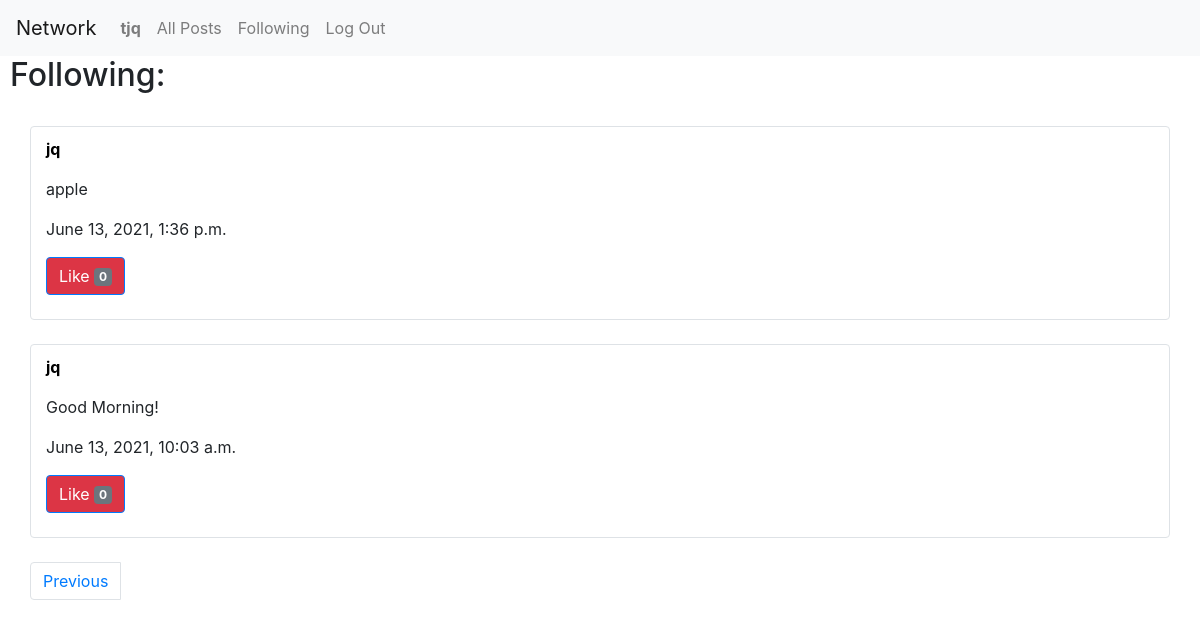
/following/2 (signed in), run on the app's committed database.
### network/models.py (models this page shows, shortened)
class User(AbstractUser):
    def __str__(self):
        return f"{self.username}"

class Posts(models.Model):
    user = models.ForeignKey(User, on_delete=models.CASCADE)
    content = models.TextField(blank= False)
    time = models.DateTimeField(auto_now_add=True)
    likes = models.IntegerField(blank= False, default= 0)

### network/views.py (the view)
# urls.py: path("following/<int:page_num>", views.fpage, name="fpage"),
def fpage(request, page_num):
    idols = []
    user = User.objects.get(username=request.user)
    temp = Following.objects.filter(user=user, following=True)
    for idol in temp:
        idols.append(idol.idol)
    posts = Posts.objects.filter(user__in=idols).all()
    posts = posts.order_by('time').reverse()
    page_len = 1
    count = 0
    for i in posts:
        if count != 0:
            if count % 10 == 0:
                page_len += 1
        count += 1
    p = Paginator(posts, 10)
    temp_list = []
    for i in range(page_len):
        temp_page = p.get_page(i + 1)
        temp_list.append(temp_page.object_list)
    posts = temp_list[page_num - 1]
    return render(request, "network/following.html", {
        "posts": posts,
        "page_num": page_num,
        "page_len": page_len
    })

### network/templates/network/following.html (shortened to what this page needs)
{% extends "network/layout.html" %}
{% block body %}
    <h2>Following:</h2>
    {% for post in posts %}
        <br>
        <div class= "container border rounded padding-top">
            <p><strong><a class="nav1" href="{% url 'profile' post.user %}">{{post.user}}</a></strong></p>
            <p>{{post.content}}</p>
            <p>{{post.time}}</p>
            <button id="l{{post.id}}" name="likepost" value="{{post.id}}" type="button" class="btn btn-primary bg-danger">
                Like <span class="badge bg-secondary">{{post.likes}}</span>
            </button>
            <br></br>
        </div>
    {% endfor %}
    {% if page_len > 1 %}
        <br>
        <nav aria-label="Page navigation example">
            <ul class="pagination container">
                {% if page_num != 1 %}
                    <li class="page-item"><a class="page-link" href="{% url 'fpage' page_num|add:"-1" %}">Previous</a></li>
                    <pre class="tab">   </pre>
                {% endif %}
            </ul>
        </nav>
    {% endif %}
{% endblock %}

### network/templates/network/layout.html (shortened to what this page needs)
{% load static %}
<!DOCTYPE html>
<html lang="en">
    <head>
        <link rel="stylesheet" href="https://stackpath.bootstrapcdn.com/bootstrap/4.4.1/css/bootstrap.min.css">
        <link href="{% static 'network/styles.css' %}" rel="stylesheet">
    </head>
    <body>
        <nav class="navbar navbar-expand-lg navbar-light bg-light">
            <a class="navbar-brand" href="#">Network</a>
            <div>
              <ul class="navbar-nav mr-auto">
                {% if user.is_authenticated %}
                    <li class="nav-item">
                        <a class="nav-link" href="{% url 'profile' user.username %}"><strong>{{ user.username }}</strong></a>
                    </li>
                {% endif %}
                <li class="nav-item">
                  <a class="nav-link" href="{% url 'index' %}">All Posts</a>
                </li>
                {% if user.is_authenticated %}
                    <li class="nav-item">
                        <a class="nav-link" href="{% url 'following' %}">Following</a>
                    </li>
                    <li class="nav-item">
                        <a class="nav-link" href="{% url 'logout' %}">Log Out</a>
                    </li>
                {% endif %}
              </ul>
            </div>
          </nav>
        <div class="body">
            {% block body %}
            {% endblock %}
        </div>
    </body>
</html>

### network/static/network/styles.css (style rules this page uses)
h2 { padding-left: 10px; }
.padding-top { padding-top: 10px; }
.nav1 { color: black; text-decoration: none; }

### data on the page
User: username "tjq"
Posts: user "jq", content "apple", time "June 13, 2021, 1:36 p.m.", {{ post.id }} 14 (drawn), likes "0"
Posts: user "jq", content "Good Morning!", time "June 13, 2021, 10:03 a.m.", {{ post.id }} 13 (drawn), likes "0"
